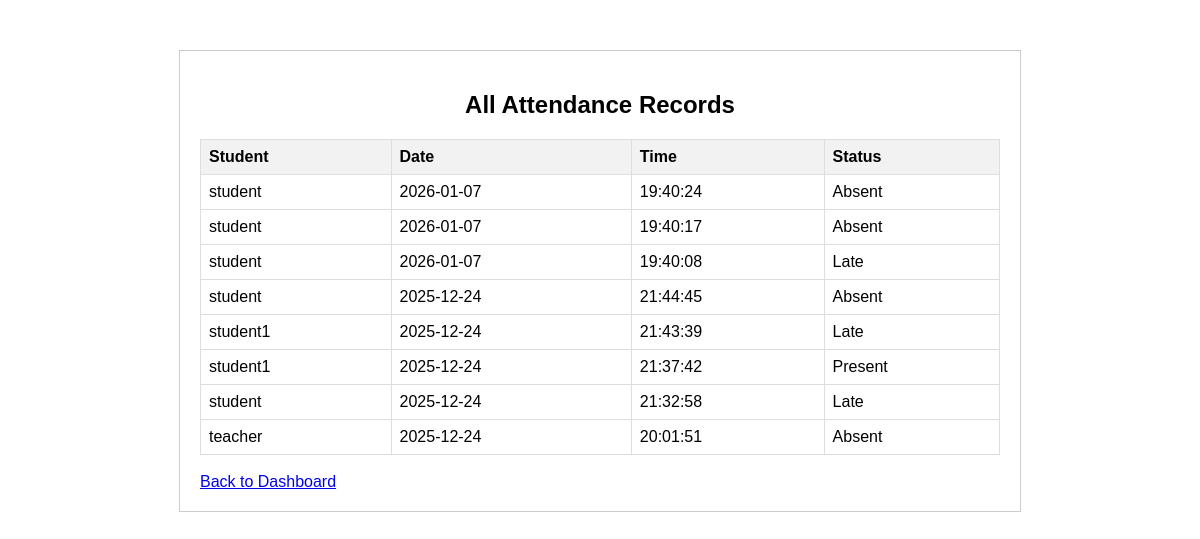
The page /view_attendance (signed in) on the database its author committed.
### tables this page shows
CREATE TABLE attendance (
    id INTEGER PRIMARY KEY AUTOINCREMENT,
    username TEXT NOT NULL,
    date TEXT NOT NULL,
    time TEXT NOT NULL,
    status TEXT NOT NULL,
    FOREIGN KEY (username) REFERENCES users (username)
);

### app.py (the view)
@app.route('/view_attendance')
def view_attendance():
    if session.get('role') != "teacher":
        return redirect('/dashboard')
    conn = sqlite3.connect(DB_NAME)
    cur = conn.cursor()
    cur.execute("SELECT username, date, time, status FROM attendance ORDER BY date DESC, time DESC")
    records = cur.fetchall()
    conn.close()
    return render_template('view_attendance.html', records=records)

### templates/view_attendance.html (shortened to what this page needs)
<!DOCTYPE html>
<html>
<head>
</head>
<body>
<div class="container">
    <h2 style="text-align: center;">All Attendance Records</h2>
    <table>
        <tr>
            <th>Student</th>
            <th>Date</th>
            <th>Time</th>
            <th>Status</th>
        </tr>
        {% for record in records %}
        <tr>
            <td>{{ record[0] }}</td>
            <td>{{ record[1] }}</td>
            <td>{{ record[2] }}</td>
            <td>{{ record[3] }}</td>
        </tr>
        {% endfor %}
    </table>
    <br>
    <a href="/dashboard">Back to Dashboard</a>
</div>
</body>
</html>

### templates/view_attendance.html (style rules this page uses)
body { font-family: Arial, sans-serif; }
.container { width: 800px; margin: auto; padding: 20px; border: 1px solid #ccc; margin-top: 50px; }
table { width: 100%; border-collapse: collapse; }
th, td { border: 1px solid #ddd; padding: 8px; text-align: left; }
th { background-color: #f2f2f2; }

### rows shown on the page
attendance: username "student", date "2026-01-07", time "19:40:24", status "Absent"
attendance: username "student", date "2026-01-07", time "19:40:17", status "Absent"
attendance: username "student", date "2026-01-07", time "19:40:08", status "Late"
attendance: username "student", date "2025-12-24", time "21:44:45", status "Absent"
attendance: username "student1", date "2025-12-24", time "21:43:39", status "Late"
attendance: username "student1", date "2025-12-24", time "21:37:42", status "Present"
attendance: username "student", date "2025-12-24", time "21:32:58", status "Late"
attendance: username "teacher", date "2025-12-24", time "20:01:51", status "Absent"
